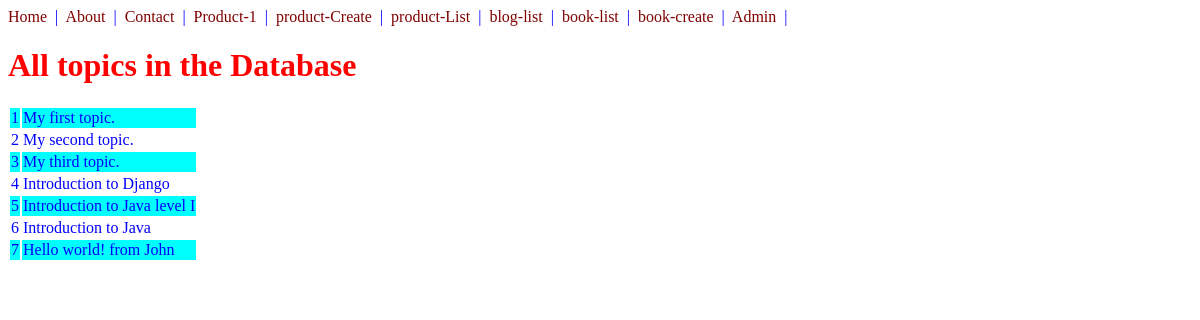
The app's page /blogs/ with its own data.
### blogs/models.py (models this page shows, shortened)
class Blog(models.Model):
    topic = models.CharField(max_length=120)

### blogs/views.py (the view)
# urls.py: path('',BlogListView2.as_view(), name='blog-list'),
class BlogListView2(ListView):
    template_name = 'blogs/blog_list.html' # override default template file name
    queryset =  Blog.objects.all() # look for: <app>/<modelname>_<view>.html

### blogs/templates/blogs/blog_list.html
{% extends 'base.html' %}
{% block content %}
{% load static %}
<h1>All topics in the Database</h1>
<table>
{% for blog in object_list %}
    {% cycle 'row1' 'row2' as rowcolors silent %}
    <tr class="{{ rowcolors }}">
        <td>{{blog.id}}</td>
        <td>{{blog.topic}}</td>
    </tr>
{% endfor %}
</table>
{% endblock %}

### static/css/style.css (style rules this page uses)
body { color: blue }
h1 { color: red }
.row1 { background-color:aqua; }

### records on screen
Blog: id "1", topic "My first topic."
Blog: id "2", topic "My second topic."
Blog: id "3", topic "My third topic."
Blog: id "4", topic "Introduction to Django"
Blog: id "5", topic "Introduction to Java level I"
Blog: id "6", topic "Introduction to Java"
Blog: id "7", topic "Hello world! from John"
